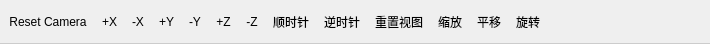
<?xml version="1.0" encoding="UTF-8"?>
<ui version="4.0">
 <class>PVCameraToolbar</class>
 <widget class="QToolBar" name="PVCameraToolbar">
  <property name="geometry">
   <rect>
    <x>0</x>
    <y>0</y>
    <width>710</width>
    <height>44</height>
   </rect>
  </property>
  <property name="windowTitle">
   <string>Camera Controls</string>
  </property>
  <property name="styleSheet">
   <string notr="true">QToolBar {  border-bottom: 1px solid rgb(204, 204, 204);  } </string>
  </property>
  <property name="movable">
   <bool>false</bool>
  </property>
  <property name="orientation">
   <enum>Qt::Horizontal</enum>
  </property>
  <property name="floatable">
   <bool>false</bool>
  </property>
  <action name="actionSaveCamera">
   <property name="enabled">
    <bool>true</bool>
   </property>
   <property name="icon">
    <iconset>
     <normaloff>resources/icon/pqSaveCamera.png</normaloff>resources/icon/pqSaveCamera.png</iconset>
   </property>
   <property name="text">
    <string>&amp;Save</string>
   </property>
   <property name="iconText">
    <string>Save Camera</string>
   </property>
   <property name="toolTip">
    <string>记录相机</string>
   </property>
   <property name="statusTip">
    <string>Save Camera</string>
   </property>
  </action>
  <action name="actionResetCamera">
   <property name="enabled">
    <bool>true</bool>
   </property>
   <property name="icon">
    <iconset resource="../../res.qrc">
     <normaloff>:/resources/icon/pqResetCamera.png</normaloff>:/resources/icon/pqResetCamera.png</iconset>
   </property>
   <property name="text">
    <string>&amp;Reset</string>
   </property>
   <property name="iconText">
    <string>Reset Camera</string>
   </property>
   <property name="toolTip">
    <string>重置相机</string>
   </property>
   <property name="statusTip">
    <string>Reset Camera</string>
   </property>
  </action>
  <action name="actionPositiveX">
   <property name="enabled">
    <bool>true</bool>
   </property>
   <property name="icon">
    <iconset resource="../../res.qrc">
     <normaloff>:/resources/icon/pqXplus.png</normaloff>:/resources/icon/pqXplus.png</iconset>
   </property>
   <property name="text">
    <string>+X</string>
   </property>
   <property name="toolTip">
    <string>设置视图方向+X</string>
   </property>
   <property name="statusTip">
    <string>Set view direction to +X</string>
   </property>
   <property name="whatsThis">
    <string>Set view direction to +X</string>
   </property>
  </action>
  <action name="actionNegativeX">
   <property name="enabled">
    <bool>true</bool>
   </property>
   <property name="icon">
    <iconset resource="../../res.qrc">
     <normaloff>:/resources/icon/pqXMinus.png</normaloff>:/resources/icon/pqXMinus.png</iconset>
   </property>
   <property name="text">
    <string>-X</string>
   </property>
   <property name="toolTip">
    <string>设置视图方向-X</string>
   </property>
   <property name="statusTip">
    <string>Set view direction to -X</string>
   </property>
   <property name="whatsThis">
    <string>Set view direction to -X</string>
   </property>
  </action>
  <action name="actionPositiveY">
   <property name="enabled">
    <bool>true</bool>
   </property>
   <property name="icon">
    <iconset resource="../../res.qrc">
     <normaloff>:/resources/icon/pqYPlus.png</normaloff>:/resources/icon/pqYPlus.png</iconset>
   </property>
   <property name="text">
    <string>+Y</string>
   </property>
   <property name="toolTip">
    <string>设置视图方向 +Y</string>
   </property>
   <property name="statusTip">
    <string>Set view direction to +Y</string>
   </property>
   <property name="whatsThis">
    <string>Set view direction to +Y</string>
   </property>
  </action>
  <action name="actionNegativeY">
   <property name="enabled">
    <bool>true</bool>
   </property>
   <property name="icon">
    <iconset resource="../../res.qrc">
     <normaloff>:/resources/icon/pqYMinus.png</normaloff>:/resources/icon/pqYMinus.png</iconset>
   </property>
   <property name="text">
    <string>-Y</string>
   </property>
   <property name="toolTip">
    <string>设置视图方向 -Y</string>
   </property>
   <property name="statusTip">
    <string>Set view direction to -Y</string>
   </property>
   <property name="whatsThis">
    <string>Set view direction to -Y</string>
   </property>
  </action>
  <action name="actionPositiveZ">
   <property name="enabled">
    <bool>true</bool>
   </property>
   <property name="icon">
    <iconset resource="../../res.qrc">
     <normaloff>:/resources/icon/pqZplus.png</normaloff>:/resources/icon/pqZplus.png</iconset>
   </property>
   <property name="text">
    <string>+Z</string>
   </property>
   <property name="toolTip">
    <string>设置视图方向 +Z</string>
   </property>
   <property name="statusTip">
    <string>Set view direction to +Z</string>
   </property>
   <property name="whatsThis">
    <string>Set view direction to +Z</string>
   </property>
  </action>
  <action name="actionNegativeZ">
   <property name="enabled">
    <bool>true</bool>
   </property>
   <property name="icon">
    <iconset resource="../../res.qrc">
     <normaloff>:/resources/icon/pqZMinus.png</normaloff>:/resources/icon/pqZMinus.png</iconset>
   </property>
   <property name="text">
    <string>-Z</string>
   </property>
   <property name="toolTip">
    <string>设置视图方向 -Z</string>
   </property>
   <property name="statusTip">
    <string>Set view direction to -Z</string>
   </property>
   <property name="whatsThis">
    <string>Set view direction to -Z</string>
   </property>
  </action>
  <action name="actionRotate90degCW">
   <property name="enabled">
    <bool>true</bool>
   </property>
   <property name="icon">
    <iconset resource="../../res.qrc">
     <normaloff>:/resources/icon/pqRotateCameraCW.png</normaloff>:/resources/icon/pqRotateCameraCW.png</iconset>
   </property>
   <property name="text">
    <string>顺时针</string>
   </property>
   <property name="toolTip">
    <string>顺时针旋转90度</string>
   </property>
   <property name="statusTip">
    <string>Rotate 90° clockwise</string>
   </property>
   <property name="whatsThis">
    <string>Rotate 90° clockwise</string>
   </property>
  </action>
  <action name="actionRotate90degCCW">
   <property name="enabled">
    <bool>true</bool>
   </property>
   <property name="icon">
    <iconset resource="../../res.qrc">
     <normaloff>:/resources/icon/pqRotateCameraCCW.png</normaloff>:/resources/icon/pqRotateCameraCCW.png</iconset>
   </property>
   <property name="text">
    <string>逆时针</string>
   </property>
   <property name="toolTip">
    <string>逆时针旋转90度</string>
   </property>
   <property name="statusTip">
    <string>Rotate 90° counterclockwise</string>
   </property>
   <property name="whatsThis">
    <string>Rotate 90° counterclockwise</string>
   </property>
  </action>
  <action name="action_Isometric">
   <property name="enabled">
    <bool>true</bool>
   </property>
   <property name="icon">
    <iconset resource="../../res.qrc">
     <normaloff>:/resources/icon/pqIsometricView.png</normaloff>:/resources/icon/pqIsometricView.png</iconset>
   </property>
   <property name="text">
    <string>重置视图</string>
   </property>
   <property name="toolTip">
    <string>重置为正交视角</string>
   </property>
  </action>
  <action name="action_Scale">
   <property name="enabled">
    <bool>true</bool>
   </property>
   <property name="icon">
    <iconset resource="../../res.qrc">
     <normaloff>:/resources/scale.png</normaloff>:/resources/scale.png</iconset>
   </property>
   <property name="text">
    <string>缩放</string>
   </property>
   <property name="toolTip">
    <string>滑动鼠标滚轮</string>
   </property>
  </action>
  <action name="action_Tran">
   <property name="enabled">
    <bool>true</bool>
   </property>
   <property name="icon">
    <iconset resource="../../res.qrc">
     <normaloff>:/resources/translation.png</normaloff>:/resources/translation.png</iconset>
   </property>
   <property name="text">
    <string>平移</string>
   </property>
   <property name="toolTip">
    <string>按住鼠标中键并移动鼠标</string>
   </property>
  </action>
  <action name="action_Rot">
   <property name="enabled">
    <bool>true</bool>
   </property>
   <property name="icon">
    <iconset resource="../../res.qrc">
     <normaloff>:/resources/rotate.png</normaloff>:/resources/rotate.png</iconset>
   </property>
   <property name="text">
    <string>旋转</string>
   </property>
   <property name="toolTip">
    <string>按住鼠标左键并移动鼠标</string>
   </property>
  </action>
  <addaction name="actionResetCamera"/>
  <addaction name="actionPositiveX"/>
  <addaction name="actionNegativeX"/>
  <addaction name="actionPositiveY"/>
  <addaction name="actionNegativeY"/>
  <addaction name="actionPositiveZ"/>
  <addaction name="actionNegativeZ"/>
  <addaction name="actionRotate90degCW"/>
  <addaction name="actionRotate90degCCW"/>
  <addaction name="action_Isometric"/>
  <addaction name="action_Scale"/>
  <addaction name="action_Tran"/>
  <addaction name="action_Rot"/>
 </widget>
 <resources>
  <include location="../../res.qrc"/>
 </resources>
 <connections/>
</ui>
